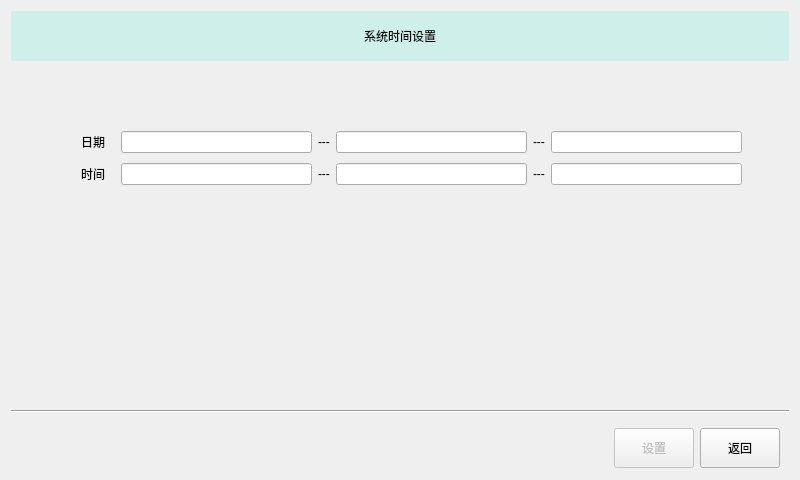
<?xml version="1.0" encoding="UTF-8"?>
<ui version="4.0">
 <class>FormTimeSetting</class>
 <widget class="QWidget" name="FormTimeSetting">
  <property name="geometry">
   <rect>
    <x>0</x>
    <y>0</y>
    <width>800</width>
    <height>480</height>
   </rect>
  </property>
  <property name="windowTitle">
   <string>Form</string>
  </property>
  <layout class="QVBoxLayout" name="verticalLayout">
   <item>
    <widget class="QWidget" name="widget" native="true">
     <property name="maximumSize">
      <size>
       <width>16777215</width>
       <height>50</height>
      </size>
     </property>
     <property name="styleSheet">
      <string notr="true">background-color: rgb(207, 239, 234);</string>
     </property>
     <layout class="QHBoxLayout" name="horizontalLayout_4">
      <item>
       <widget class="QLabel" name="label_7">
        <property name="text">
         <string>系统时间设置</string>
        </property>
        <property name="alignment">
         <set>Qt::AlignCenter</set>
        </property>
       </widget>
      </item>
     </layout>
    </widget>
   </item>
   <item>
    <widget class="QWidget" name="widget_2" native="true">
     <widget class="QWidget" name="">
      <property name="geometry">
       <rect>
        <x>70</x>
        <y>60</y>
        <width>661</width>
        <height>62</height>
       </rect>
      </property>
      <layout class="QVBoxLayout" name="verticalLayout_2">
       <item>
        <layout class="QHBoxLayout" name="horizontalLayout">
         <item>
          <widget class="QLabel" name="label">
           <property name="text">
            <string>日期   </string>
           </property>
          </widget>
         </item>
         <item>
          <widget class="QLineEdit" name="lineEdit"/>
         </item>
         <item>
          <widget class="QLabel" name="label_2">
           <property name="text">
            <string>---</string>
           </property>
          </widget>
         </item>
         <item>
          <widget class="QLineEdit" name="lineEdit_2"/>
         </item>
         <item>
          <widget class="QLabel" name="label_3">
           <property name="text">
            <string>---</string>
           </property>
          </widget>
         </item>
         <item>
          <widget class="QLineEdit" name="lineEdit_3"/>
         </item>
        </layout>
       </item>
       <item>
        <layout class="QHBoxLayout" name="horizontalLayout_2">
         <item>
          <widget class="QLabel" name="label_4">
           <property name="text">
            <string>时间   </string>
           </property>
          </widget>
         </item>
         <item>
          <widget class="QLineEdit" name="lineEdit_4"/>
         </item>
         <item>
          <widget class="QLabel" name="label_5">
           <property name="text">
            <string>---</string>
           </property>
          </widget>
         </item>
         <item>
          <widget class="QLineEdit" name="lineEdit_5"/>
         </item>
         <item>
          <widget class="QLabel" name="label_6">
           <property name="text">
            <string>---</string>
           </property>
          </widget>
         </item>
         <item>
          <widget class="QLineEdit" name="lineEdit_6"/>
         </item>
        </layout>
       </item>
      </layout>
     </widget>
    </widget>
   </item>
   <item>
    <widget class="Line" name="line">
     <property name="orientation">
      <enum>Qt::Horizontal</enum>
     </property>
    </widget>
   </item>
   <item>
    <widget class="QWidget" name="widget_3" native="true">
     <property name="maximumSize">
      <size>
       <width>16777215</width>
       <height>50</height>
      </size>
     </property>
     <layout class="QHBoxLayout" name="horizontalLayout_3">
      <item>
       <spacer name="horizontalSpacer">
        <property name="orientation">
         <enum>Qt::Horizontal</enum>
        </property>
        <property name="sizeHint" stdset="0">
         <size>
          <width>40</width>
          <height>20</height>
         </size>
        </property>
       </spacer>
      </item>
      <item>
       <widget class="QPushButton" name="pushButton_setted">
        <property name="enabled">
         <bool>false</bool>
        </property>
        <property name="minimumSize">
         <size>
          <width>0</width>
          <height>40</height>
         </size>
        </property>
        <property name="text">
         <string>设置</string>
        </property>
       </widget>
      </item>
      <item>
       <widget class="QPushButton" name="pushButton_return">
        <property name="minimumSize">
         <size>
          <width>0</width>
          <height>40</height>
         </size>
        </property>
        <property name="text">
         <string>返回</string>
        </property>
       </widget>
      </item>
     </layout>
    </widget>
   </item>
  </layout>
 </widget>
 <resources/>
 <connections/>
</ui>
